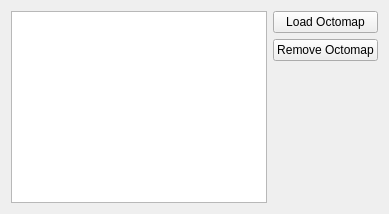
     <widget class="QWidget" name="stored_octomaps">
      <attribute name="title">
       <string>Stored Octomaps</string>
      </attribute>
      <layout class="QGridLayout" name="gridLayout">
       <item row="0" column="0">
        <layout class="QVBoxLayout" name="verticalLayout_16">
         <item>
          <widget class="QTableView" name="octomaps_table">
           <property name="editTriggers">
            <set>QAbstractItemView::NoEditTriggers</set>
           </property>
           <property name="alternatingRowColors">
            <bool>true</bool>
           </property>
          </widget>
         </item>
        </layout>
       </item>
       <item row="0" column="1">
        <layout class="QVBoxLayout" name="verticalLayout_17">
         <item>
          <widget class="QPushButton" name="load_octomap_button">
           <property name="text">
            <string>Load Octomap</string>
           </property>
          </widget>
         </item>
         <item>
          <widget class="QPushButton" name="remove_octomap_button">
           <property name="text">
            <string>Remove Octomap</string>
           </property>
          </widget>
         </item>
         <item>
          <spacer name="verticalSpacer_6">
           <property name="orientation">
            <enum>Qt::Vertical</enum>
           </property>
           <property name="sizeHint" stdset="0">
            <size>
             <width>20</width>
             <height>40</height>
            </size>
           </property>
          </spacer>
         </item>
        </layout>
       </item>
      </layout>
     </widget>
